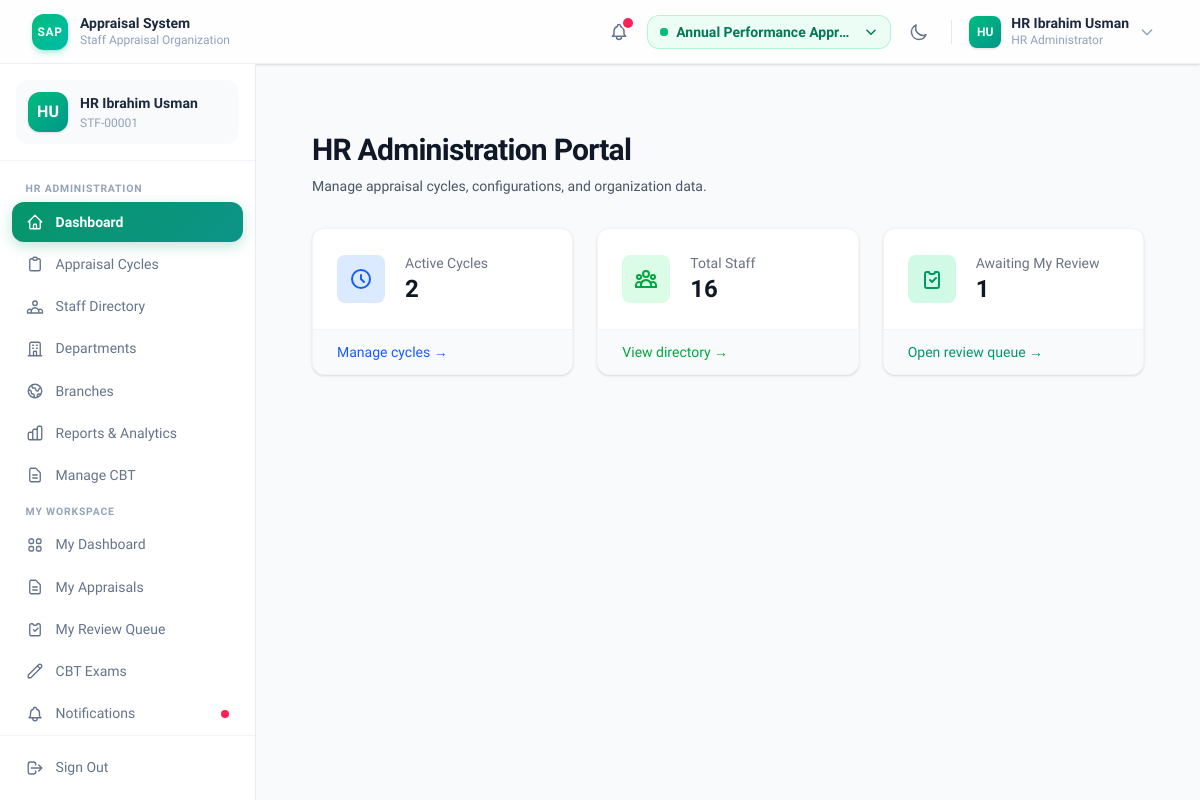
The page /hr/ (signed in) on the database as committed earlier.
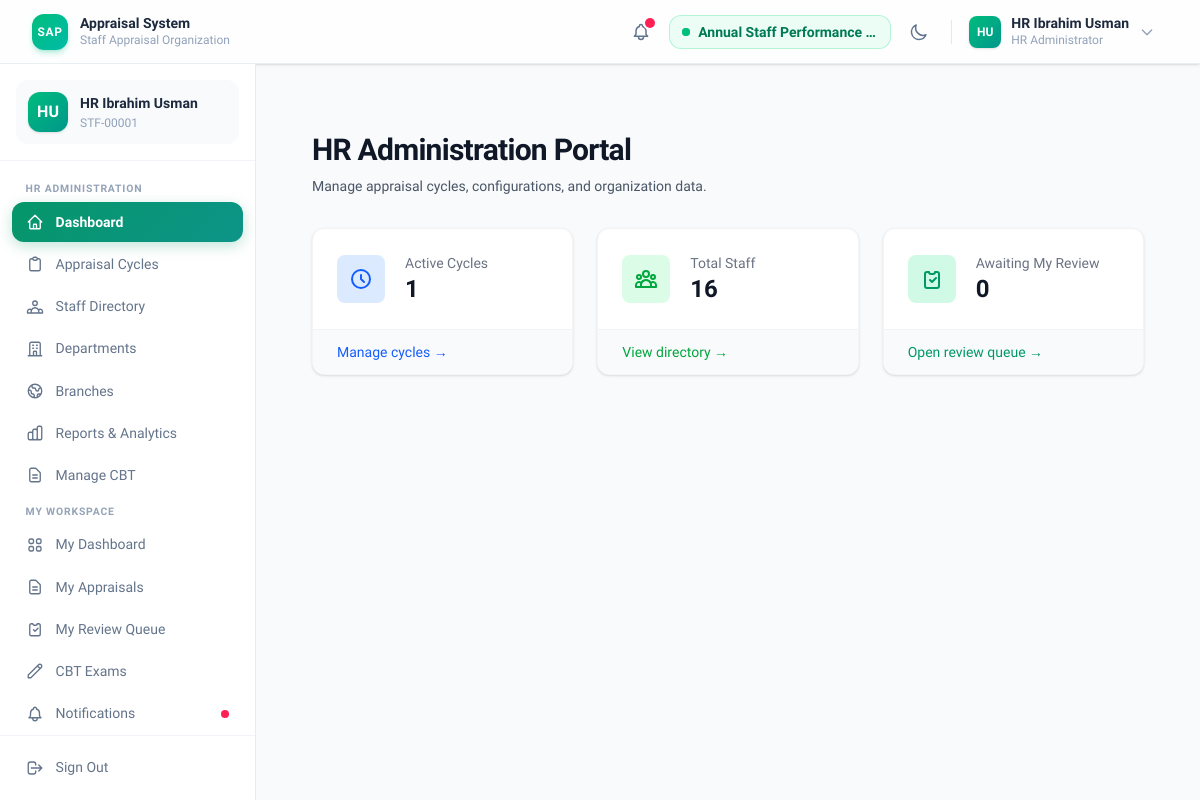
The same page on the database as committed later.
### appraisals/models.py (models this page shows, shortened)
class AppraisalCycle(models.Model):
    ANNUAL = 'ANNUAL'
    BI_ANNUAL = 'BI_ANNUAL'
    QUARTERLY = 'QUARTERLY'
    FREQUENCY_CHOICES = [
        (ANNUAL, 'Annual'),
        (BI_ANNUAL, 'Bi-Annual'),
        (QUARTERLY, 'Quarterly'),
    ]
    DRAFT = 'DRAFT'
    ACTIVE = 'ACTIVE'
    CLOSED = 'CLOSED'
    ARCHIVED = 'ARCHIVED'
    STATUS_CHOICES = [
        (DRAFT, 'Draft'),
        (ACTIVE, 'Active'),
        (CLOSED, 'Closed'),
        (ARCHIVED, 'Archived'),
    ]
    SCORING_SCALE_CHOICES = [
        (5, '1-5 Scale'),
        (10, '1-10 Scale'),
    ]
    name = models.CharField(max_length=200)
    frequency = models.CharField(
        max_length=20,
        choices=FREQUENCY_CHOICES,
        default=ANNUAL,
    )
    start_date = models.DateField()
    end_date = models.DateField()
    status = models.CharField(
        max_length=20,
        choices=STATUS_CHOICES,
        default=DRAFT,
    )
    scoring_scale = models.PositiveSmallIntegerField(
        choices=SCORING_SCALE_CHOICES,
        default=5,
    )
    branch = models.ForeignKey(
        'branches.Branch',
        on_delete=models.PROTECT,
        null=True,
        blank=True,
        related_name='cycles',
        help_text="Branch this cycle is scoped to. All targeting is filtered by this branch.",
    )
    target_departments = models.ManyToManyField(
        'departments.Department',
        blank=True,
        help_text="If set, only staff in these departments will be assigned this cycle."
    )
    target_staff = models.ManyToManyField(
        settings.AUTH_USER_MODEL,
        blank=True,
        related_name='targeted_cycles',
        help_text="If set, these specific staff will be assigned this cycle."
    )
    excluded_staff = models.ManyToManyField(
        settings.AUTH_USER_MODEL,
        blank=True,
        related_name='excluded_cycles',
        help_text="Staff in this list will never be assigned this cycle."
    )
    created_by = models.ForeignKey(
        settings.AUTH_USER_MODEL,
        on_delete=models.SET_NULL,
        null=True,
        related_name='created_cycles',
    )
    created_at = models.DateTimeField(auto_now_add=True)
    updated_at = models.DateTimeField(auto_now=True)
    archived_at = models.DateTimeField(null=True, blank=True)
    class Meta:
        ordering = ['-start_date']
        verbose_name = 'Appraisal Cycle'
        verbose_name_plural = 'Appraisal Cycles'

### hr_admin/views.py (the view)
    def wrapper(request, *args, **kwargs):
        if request.user.role != 'HR_ADMIN':
            messages.error(request, "Access denied. HR Administrators only.")
            return redirect('accounts:dashboard_redirect')
        return view_func(request, *args, **kwargs)

### accounts/models.py (called while the page is built)
    @property
    def full_name(self) -> str:
        name = f"{self.first_name} {self.last_name}".strip()
        return name if name else self.username

### hr_admin/views.py (called while the page is built)
def hr_required(view_func):
    def wrapper(request, *args, **kwargs):
        if request.user.role != 'HR_ADMIN':
            messages.error(request, "Access denied. HR Administrators only.")
            return redirect('accounts:dashboard_redirect')
        return view_func(request, *args, **kwargs)
    wrapper.__name__ = view_func.__name__
    return login_required(wrapper)

### notifications/context_processors.py (called while the page is built)
def unread_notifications(request):
    if request.user.is_authenticated:
        unread = request.user.notifications.filter(is_read=False).order_by('-created_at')
        return {
            'unread_notifications': unread[:5],
            'unread_notifications_count': unread.count()
        }
    return {}

### templates/hr_admin/dashboard.html (shortened to what the changed rows need)
{% extends 'base.html' %}
{% load static %}
{% block content %}
<div class="px-4 py-8">
    <div class="mb-8">
        <h1 class="text-3xl font-extrabold text-gray-900 tracking-tight">HR Administration Portal</h1>
    </div>
    <div class="grid grid-cols-1 md:grid-cols-2 lg:grid-cols-3 gap-6">
        <div class="bg-white overflow-hidden shadow-sm rounded-xl border border-gray-100 hover:shadow-md transition-shadow">
            <div class="p-6">
                <div class="flex items-center">
                    <div class="ml-5 w-0 flex-1">
                        <dl>
                            <dd class="flex items-baseline">
                                <div class="text-2xl font-bold text-gray-900">{{ active_cycle_count|default:0 }}</div>
                            </dd>
                        </dl>
                    </div>
                </div>
            </div>
        </div>
        <div class="bg-white overflow-hidden shadow-sm rounded-xl border border-gray-100 hover:shadow-md transition-shadow">
            <div class="p-6">
                <div class="flex items-center">
                    <div class="ml-5 w-0 flex-1">
                        <dl>
                            <dd class="flex items-baseline">
                                <div class="text-2xl font-bold text-gray-900">{{ awaiting_my_review|default:0 }}</div>
                            </dd>
                        </dl>
                    </div>
                </div>
            </div>
        </div>
    </div>
</div>
{% endblock %}

### templates/base.html (shortened to what the changed rows need)
{% load static %}
<!DOCTYPE html>
<html lang="en" class="h-full"
      x-data="{
          darkMode: localStorage.getItem('theme') === 'dark',
          sidebarOpen: false,
          toggleTheme() {
              this.darkMode = !this.darkMode;
              localStorage.setItem('theme', this.darkMode ? 'dark' : 'light');
          }
      }"
      :class="{ 'dark': darkMode }">
<head>
    <link rel="stylesheet" href="{% static 'css/tailwind.css' %}">
</head>
<body class="h-full flex flex-col bg-slate-50 dark:bg-[#0b0f1a] text-slate-900 dark:text-slate-100 transition-colors duration-200 overflow-hidden">
<header class="shrink-0 h-16 z-40 flex items-center
               bg-white/80 dark:bg-[#0d1117]/80
               backdrop-blur-xl
               border-b border-slate-200/70 dark:border-slate-800/60
               shadow-sm dark:shadow-slate-950/50">
    <div class="w-full px-4 sm:px-6 lg:px-8 flex items-center justify-between gap-4">
        {% if user.is_authenticated %}
        <div class="flex items-center gap-2">
            {% if all_active_cycles %}
            <div class="relative" x-data="{ cycleOpen: false }">
                {% if all_active_cycles|length > 1 %}
                <button @click="cycleOpen = !cycleOpen"
                        class="inline-flex items-center gap-2 px-3 py-1.5 rounded-xl
                               bg-emerald-50 dark:bg-emerald-950/40
                               border border-emerald-200/80 dark:border-emerald-800/50
                               text-emerald-700 dark:text-emerald-400
                               hover:bg-emerald-100 dark:hover:bg-emerald-900/40
                               transition cursor-pointer focus:outline-none text-sm"
                        title="Switch active cycle">
                    <span class="relative flex h-2 w-2 shrink-0">
                        <span class="relative inline-flex rounded-full h-2 w-2 bg-emerald-500"></span>
                    </span>
                    <span class="font-semibold truncate max-w-[180px] hidden sm:inline">{{ selected_cycle.name }}</span>
                    <svg class="h-3.5 w-3.5 shrink-0 transition-transform" :class="cycleOpen && 'rotate-180'" fill="none" viewBox="0 0 24 24" stroke="currentColor" stroke-width="2.5">
                        <path stroke-linecap="round" stroke-linejoin="round" d="M19 9l-7 7-7-7"/>
                    </svg>
                </button>
                {% else %}
                <div class="inline-flex items-center gap-2 px-3 py-1.5 rounded-xl
                            bg-emerald-50 dark:bg-emerald-950/40
                            border border-emerald-200/80 dark:border-emerald-800/50
                            text-emerald-700 dark:text-emerald-400 text-sm">
                    <span class="relative flex h-2 w-2 shrink-0">
                        <span class="relative inline-flex rounded-full h-2 w-2 bg-emerald-500"></span>
                    </span>
                    <span class="font-semibold truncate max-w-[180px] hidden sm:inline">{{ selected_cycle.name }}</span>
                </div>
                {% endif %}
            </div>
            {% endif %}
        </div>
        {% endif %}
    </div>
</header>
<div class="flex-1 flex overflow-hidden">
    <main class="flex-1 overflow-y-auto">
        <div class="max-w-7xl mx-auto px-5 sm:px-8 lg:px-10 py-7 sm:py-9">
            {% block content %}{% endblock %}
        </div>
    </main>
</div>
</body>
</html>

Rows that differ between the two databases and show on the page:
removed AppraisalCycle: name "Annual Performance Appr…"
added AppraisalCycle: name "Annual Staff Performance…"
Other text that changed with them:
{{ active_cycle_count|default:0 }}: "2" → "1"
{{ awaiting_my_review|default:0 }}: "1" → "0"
